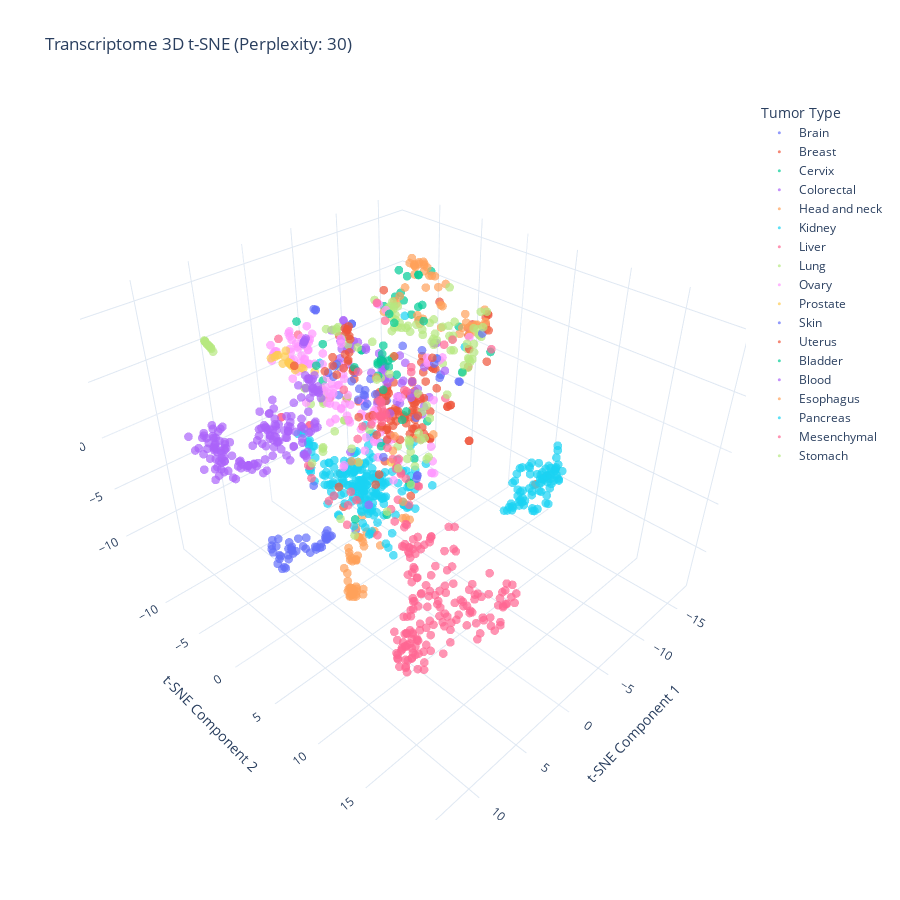
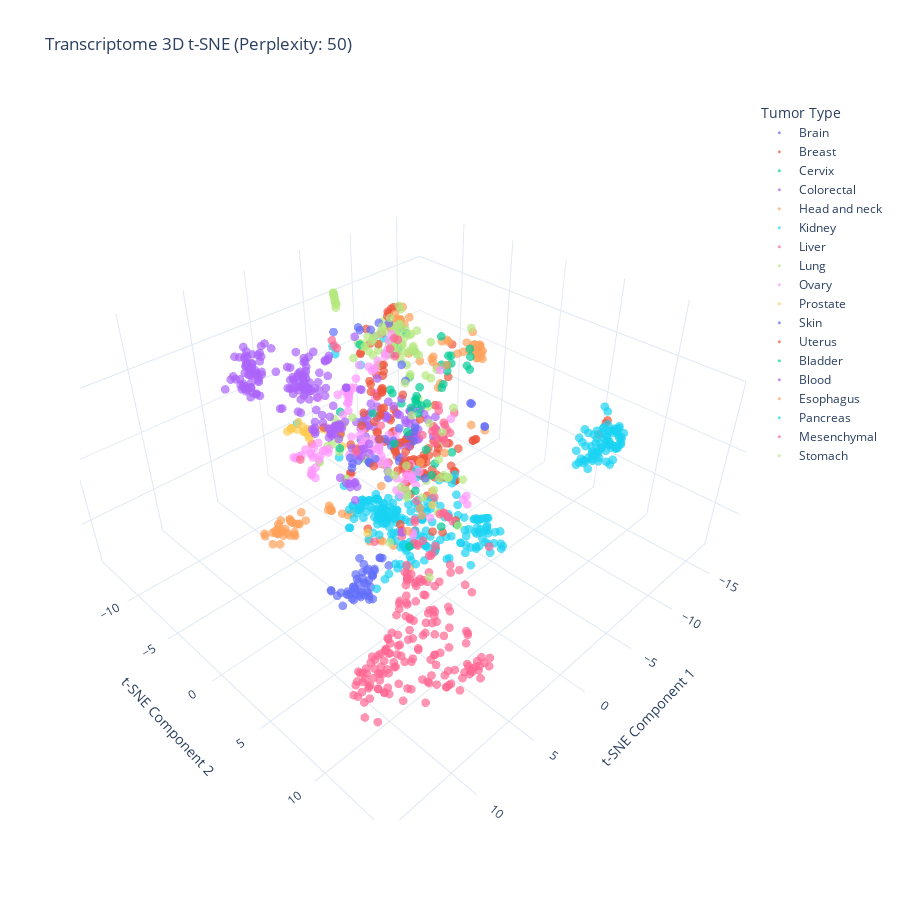

Here is the notebook cell these charts were saved with, in order:
### Markdown cell above
Let's see how it behaves with perplexities focusing more or less in local structure, on a 3D projection.

Moreover, let's use **cosine distance instead of euclidian**: by treating gene expression vectors as directions rather than absolute positions, it ignores differences in total read counts (sequencing depth) and focuses on the pattern of expression. This usually creates much cleaner, more separated clusters.

### Code cell
perplexities = [30, 50]

for perp in perplexities:
    
    tsne_3d = TSNE(n_components=3, metric='cosine', perplexity=perp, random_state=42)
    tsne_result_3d = tsne_3d.fit_transform(transposed_matrix)
    
    tsne_df_3d = pd.DataFrame(
        tsne_result_3d, 
        columns=['TSNE1', 'TSNE2', 'TSNE3'], 
        index=expression_df.columns
    )
    tsne_df_3d['Tumor Type'] = labels
    
    fig = px.scatter_3d(
        tsne_df_3d, 
        x='TSNE1', 
        y='TSNE2', 
        z='TSNE3',
        color='Tumor Type',
        title=f'Transcriptome 3D t-SNE (Perplexity: {perp})',
        labels={
            'TSNE1': 't-SNE Component 1', 
            'TSNE2': 't-SNE Component 2',
            'TSNE3': 't-SNE Component 3'
        },
        hover_name=tsne_df_3d.index,
        template="plotly_white",
        width=900,
        height=900
    )
    
    fig.update_traces(marker=dict(size=3, opacity=0.7))
    
    filename = f'tSNE_3D_perp{perp}.html'
    fig.write_html(path.join('plots', filename))
    fig.show()
